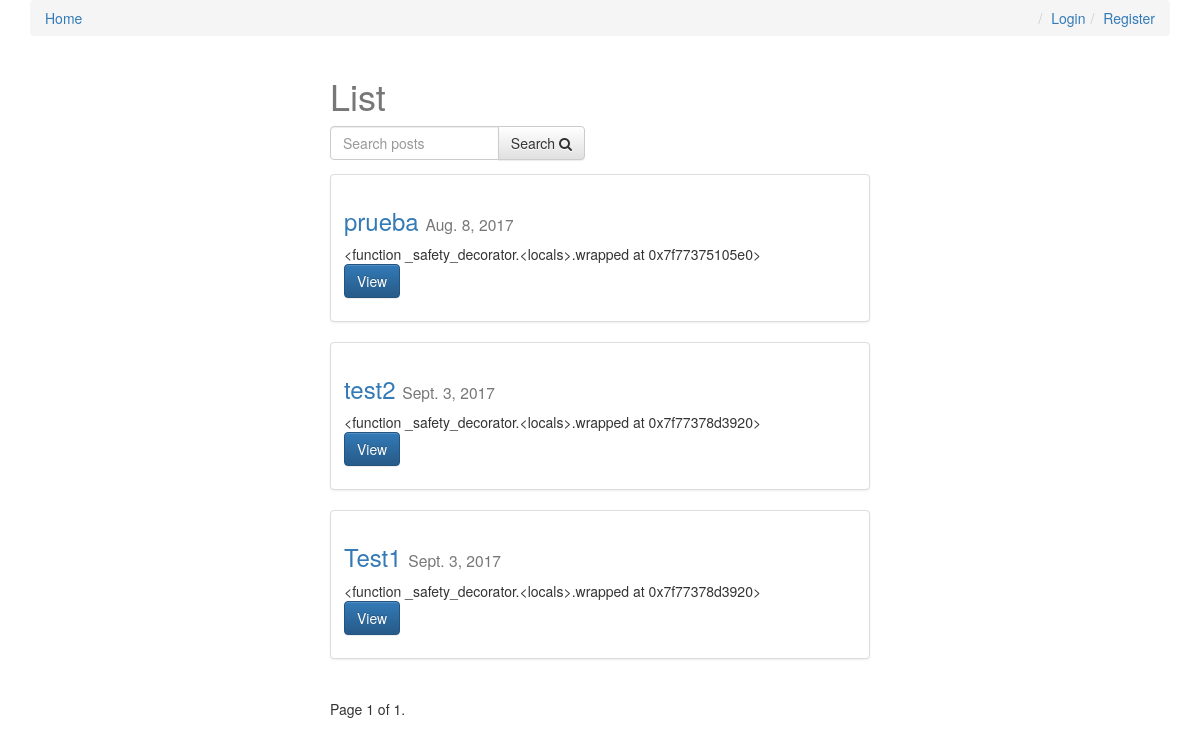
/, run on an earlier commit of the app's database.
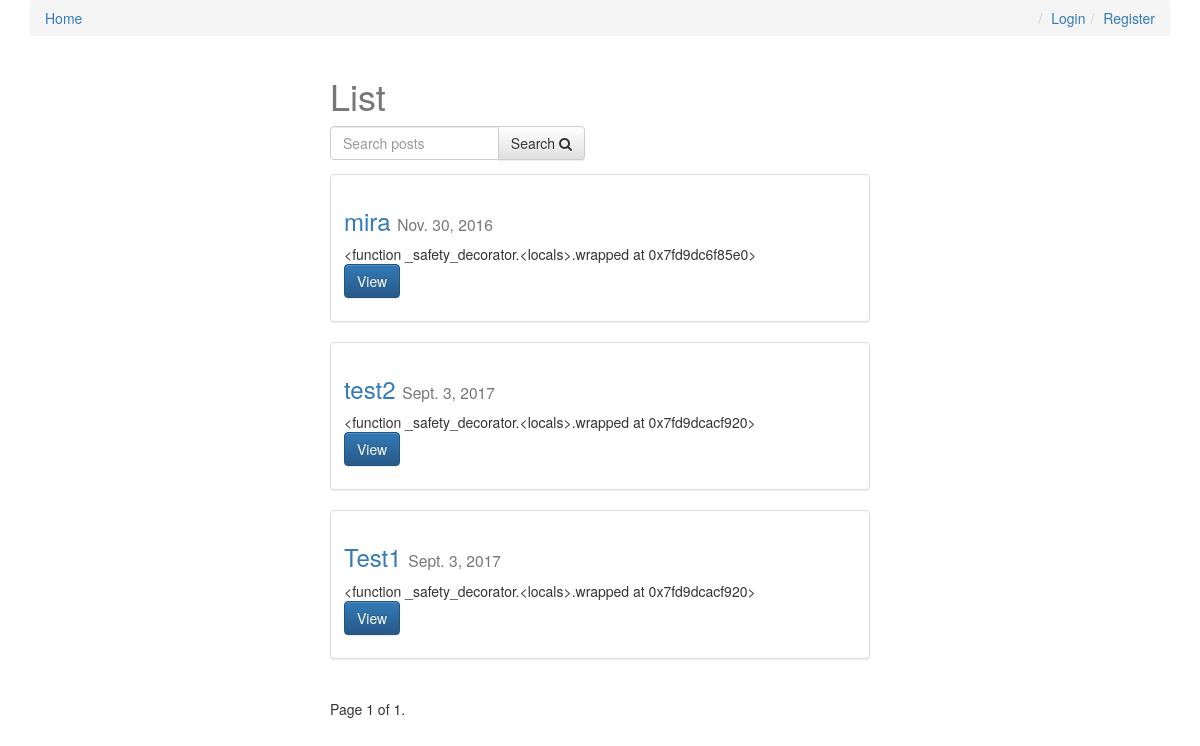
And on a later commit of the database.
### posts/models.py (models this page shows, shortened)
class Post(models.Model):
    user = models.ForeignKey(settings.AUTH_USER_MODEL, default=1)
    title = models.CharField(max_length=120)
    slug = models.SlugField(unique=True)
    image = models.ImageField(upload_to=upload_location,
            null=True,
            blank=True,
            width_field="width_field",
            height_field="height_field")
    height_field = models.IntegerField(default=0)
    width_field = models.IntegerField(default=0)
    content = models.TextField()
    draft = models.BooleanField(default=False)
    publish = models.DateField(auto_now=False, auto_now_add=False)
    read_time =  models.IntegerField(default=0) # models.TimeField(null=True, blank=True) #assume minutes
    updated = models.DateTimeField(auto_now=True, auto_now_add=False)
    timestamp = models.DateTimeField(auto_now=False, auto_now_add=True)
    objects = PostManager()
    def get_absolute_url(self):
        return reverse("posts:detail", kwargs={"slug": self.slug})
    class Meta:
        ordering = ["-timestamp", "-updated"]
    def get_markdown(self):
        content = self.content
        markdown_text = markdown(content)
        return mark_safe(markdown_text)

### posts/views.py (the view, shortened to what this page needs)
# urls.py: url(r'^$', post_list, name='list'),
def post_list(request):
	today = timezone.now().date()
	queryset_list = Post.objects.active() #.order_by("-timestamp")
	if request.user.is_staff or request.user.is_superuser:
		queryset_list = Post.objects.all()
	query = request.GET.get("q")
	paginator = Paginator(queryset_list, 8) # Show 25 contacts per page
	page_request_var = "page"
	page = request.GET.get(page_request_var)
	try:
		queryset = paginator.page(page)
	except PageNotAnInteger:
		queryset = paginator.page(1)
	except EmptyPage:
		queryset = paginator.page(paginator.num_pages)
	context = {
		"object_list": queryset,
		"title": "List",
		"page_request_var": page_request_var,
		"today": today,
	}
	return render(request, "post_list.html", context)

### posts/models.py (called while the page is built)
    def active(self, *args, **kwargs):
        return super(PostManager, self).filter(draft=False).filter(publish__lte=timezone.now())

### templates/post_list.html (shortened to what this page needs)
{% extends "base.html" %}
{% block content %}
<div class='col-sm-6 col-sm-offset-3'>
    <h1>{{ title }}</h1>
<form method='GET' action='' class='row'>
        <div class='col-sm-6'>
            <div class='input-group'>
                <input class='form-control' type='text' name='q' placeholder='Search posts' value='{{ request.GET.q }}'/>
                <span class='input-group-btn'>
                    <button class='btn btn-default' type='submit'>Search <i class="fa fa-search"></i></button>
                </span>
            </div>
        </div>
</form>
{% for obj in object_list %}
<div class="row">
  <div class="col-sm-12">
    <div class="thumbnail">
      <div class="caption post-detail-item">
        <h3><a href='{{ obj.get_absolute_url }}'>{{ obj.title }}</a> <small>{{ obj.publish }}</small></h3>
        {{ obj.get_markdown|truncatechars_html:120 }}
        <p><a href="{{ obj.get_absolute_url }}" class="btn btn-primary" role="button">View</a></p>
      </div>
    </div>
  </div>
</div>
{% endfor %}
<div class="pagination">
    <span class="step-links">
        <span class="current">
            Page {{ object_list.number }} of {{ object_list.paginator.num_pages }}.
        </span>
    </span>
</div>
</div>
{% endblock content %}

What changed in the data, as far as the page shows it:
changed Post: title "prueba" → "mira"; publish "Aug. 8, 2017" → "Nov. 30, 2016"; get_markdown "<function _safety_decorator.<locals>.wrapped at 0x7f77375105e0>" → "<function _safety_decorator.<locals>.wrapped at 0x7fd9dc6f85e0>"
computed for Post "test2": get_markdown "<function _safety_decorator.<locals>.wrapped at 0x7f77378d3920>" → "<function _safety_decorator.<locals>.wrapped at 0x7fd9dcacf920>"
computed for Post "Test1": get_markdown "<function _safety_decorator.<locals>.wrapped at 0x7f77378d3920>" → "<function _safety_decorator.<locals>.wrapped at 0x7fd9dcacf920>"
